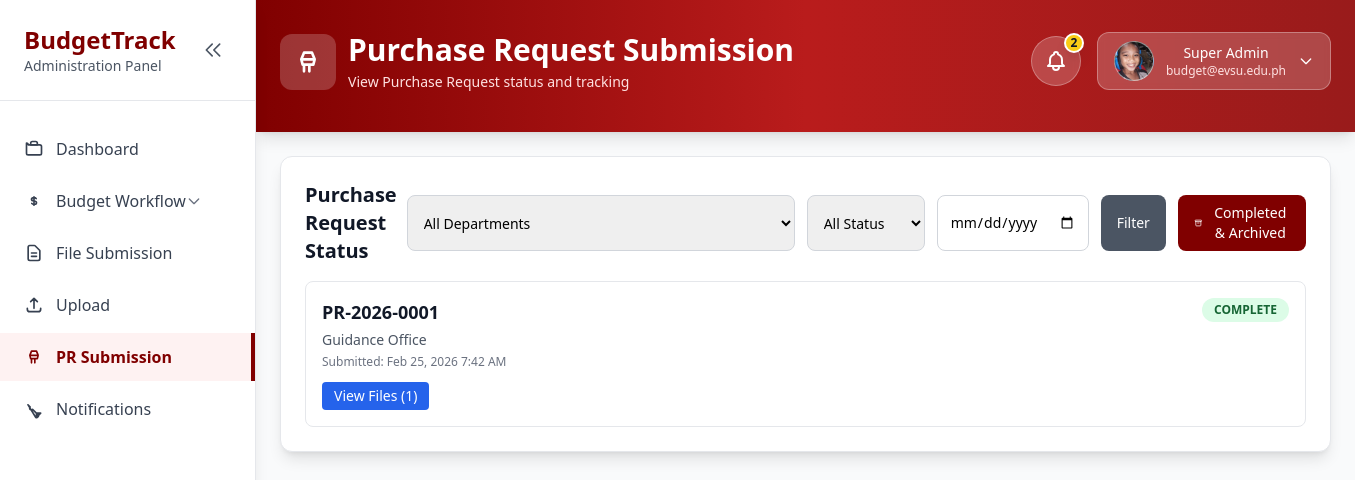
/pages/admin_pr_submission.php (signed in), run on the app's committed database.
### tables this page shows
CREATE TABLE `purchase_requests` (
  `id` int(11) NOT NULL,
  `pr_number` varchar(50) NOT NULL,
  `procurement_user_id` int(11) NOT NULL,
  `department_id` int(11) NOT NULL,
  `status` enum('pending','processing','delivered','received','complete') DEFAULT 'pending',
  `fiscal_year` year(4) NOT NULL,
  `submitted_at` timestamp NOT NULL DEFAULT current_timestamp(),
  `processed_at` timestamp NULL DEFAULT NULL,
  `delivered_at` timestamp NULL DEFAULT NULL,
  `received_at` timestamp NULL DEFAULT NULL,
  `completed_at` timestamp NULL DEFAULT NULL,
  `notes` text DEFAULT NULL,
  `ppmp_item_id` int(11) DEFAULT NULL COMMENT 'Reference to ppmp_items.id',
  `ppmp_id` int(11) DEFAULT NULL COMMENT 'Reference to ppmp.id',
  `ppmp_description` text DEFAULT NULL COMMENT 'Formatted PPMP item description'
);

CREATE TABLE `departments` (
  `id` int(11) NOT NULL,
  `dept_name` varchar(100) NOT NULL,
  `dept_code` varchar(20) NOT NULL,
  `fiduciary_type` enum('Fiduciary','Non-Fiduciary') DEFAULT 'Non-Fiduciary',
  `parent_department_id` int(11) DEFAULT NULL,
  `dept_description` text DEFAULT NULL,
  `is_active` tinyint(1) DEFAULT 1,
  `created_at` timestamp NOT NULL DEFAULT current_timestamp(),
  `updated_at` timestamp NOT NULL DEFAULT current_timestamp() ON UPDATE current_timestamp()
);

### config/database.php (called while the page is built, shortened)
<?php
class Database {
    private $host = 'localhost';
    private $db_name = 'budgettrack_db';
    private $username = 'root';
    private $password = '';
    public function getConnection() {
        $this->conn = null;
        try {
            $this->conn = new PDO(
                "mysql:host=" . $this->host . ";dbname=" . $this->db_name . ";charset=utf8",
                $this->username,
                $this->password,
                array(
                    PDO::ATTR_ERRMODE => PDO::ERRMODE_EXCEPTION,
                    PDO::ATTR_DEFAULT_FETCH_MODE => PDO::FETCH_ASSOC,
                    PDO::ATTR_EMULATE_PREPARES => false
                )
            );
        } catch(PDOException $exception) {
            error_log("Database connection error: " . $exception->getMessage());
            if (defined('DEBUG') && DEBUG) {
                echo "Connection error: " . $exception->getMessage();
            } else {
                echo "Database connection failed. Please contact the administrator.";
            }
            return null;
        }
        return $this->conn;
    }
}
function getDB() {
    static $db = null;
    if ($db === null) {
        $database = new Database();
        $db = $database->getConnection();
    }
    return $db;
}
?>

### classes/PurchaseRequest.php (called while the page is built, shortened)
<?php
require_once __DIR__ . '/../config/database.php';
class PurchaseRequest {
    private $conn;
    private $table_name = 'purchase_requests';
    private $files_table = 'purchase_request_files';
    public function __construct() {
        $this->conn = getDB();
    }
    public function getPRsForProcurement($filters = []) {
        $query = "SELECT pr.*, d.dept_name,
                  (SELECT COUNT(*) FROM " . $this->files_table . " WHERE purchase_request_id = pr.id) as file_count
                  FROM " . $this->table_name . " pr
                  LEFT JOIN departments d ON pr.department_id = d.id
                  WHERE 1=1";
        $params = [];
        $query .= " ORDER BY pr.submitted_at DESC";
        $stmt = $this->conn->prepare($query);
        $stmt->execute();
        return $stmt->fetchAll(PDO::FETCH_ASSOC);
    }
    public function getArchivedPRsForProcurement($filters = []) {
        $query = "SELECT pr.*, d.dept_name,
                  (SELECT COUNT(*) FROM " . $this->files_table . " WHERE purchase_request_id = pr.id) as file_count
                  FROM " . $this->table_name . " pr
                  LEFT JOIN departments d ON pr.department_id = d.id
                  WHERE pr.status = 'complete'";
        $params = [];
        $query .= " ORDER BY pr.completed_at DESC";
        $stmt = $this->conn->prepare($query);
        $stmt->execute();
        return $stmt->fetchAll(PDO::FETCH_ASSOC);
    }
}
?>

### pages/admin_pr_submission.php (the view, shortened to what this page needs)
<?php
require_once __DIR__ . '/../classes/PurchaseRequest.php';
include __DIR__ . '/../components/profile_avatar.php';
$username = $_SESSION['user_name'] ?? 'Administrator';
$userEmail = $_SESSION['user_email'] ?? '';
$pr = new PurchaseRequest();
$filters = [];
$allPRs = $pr->getPRsForProcurement($filters);
$filteredPRs = array_filter($allPRs, function($pr) {
    return in_array($pr['status'], ['processing', 'delivered', 'complete']);
});
$archivedFilters = [];
$archivedPRs = $pr->getArchivedPRsForProcurement($archivedFilters);
?>
<!DOCTYPE html>
<html lang="en">
<head>
    <script src="https://cdn.tailwindcss.com"></script>
</head>
<body class="bg-gray-50 font-inter">
    <div class="flex min-h-screen">
        <?php include __DIR__ . '/../components/admin_sidebar.php'; ?>
        <div class="flex-1 flex flex-col" data-main-content>
            <div class="bg-gradient-to-r from-maroon via-red-700 to-red-800 shadow-lg">
                <div class="px-6 py-8">
                    <div class="flex flex-wrap items-start justify-between gap-4">
                        <div class="text-white">
                            <div class="flex items-center gap-3 mb-2">
                                <div class="bg-white bg-opacity-20 rounded-xl p-3">
                                    <svg class="w-8 h-8" fill="none" stroke="currentColor" viewBox="0 0 24 24">
                                        <path stroke-linecap="round" stroke-linejoin="round" stroke-width="2" d="M9 5h6l2 5H7l2-5zM7 10l1 4h8l1-4m-4 5v4m-4-4v4"></path>
                                    </svg>
                                </div>
                                <div>
                                    <h1 class="text-3xl font-bold mb-1">Purchase Request Submission</h1>
                                    <p class="text-red-100 text-sm">View Purchase Request status and tracking</p>
                                </div>
                            </div>
                        </div>
                        <div class="flex items-center space-x-4">
                            <?php include __DIR__ . '/../components/notification_bell.php'; ?>
                            <div class="relative">
                                <button onclick="toggleProfileDropdown()" class="flex items-center space-x-3 bg-white bg-opacity-20 backdrop-blur-sm px-4 py-2 rounded-xl hover:bg-opacity-30 transition-colors border border-white border-opacity-30">
                                    <div class="text-white text-sm">
                                        <div class="font-medium"><?php echo htmlspecialchars($username); ?></div>
                                        <div class="text-xs text-red-100"><?php echo htmlspecialchars($userEmail); ?></div>
                                    </div>
                                    <svg class="w-4 h-4 text-white" fill="none" stroke="currentColor" viewBox="0 0 24 24">
                                        <path stroke-linecap="round" stroke-linejoin="round" stroke-width="2" d="M19 9l-7 7-7-7"></path>
                                    </svg>
                                </button>
                            </div>
                        </div>
                    </div>
                </div>
            </div>
            <div class="flex-1 p-6 space-y-6">
                <div class="bg-white rounded-xl shadow-lg border border-gray-200 p-6">
                    <div class="flex justify-between items-center mb-4">
                        <h2 class="text-xl font-bold text-gray-900">Purchase Request Status</h2>
                        <div class="flex gap-3">
                            <select id="filterDepartment" onchange="filterPRs()" class="border border-gray-300 rounded-lg px-3 py-2 text-sm">
                                <option value="">All Departments</option>
                            </select>
                            <select id="filterStatus" onchange="filterPRs()" class="border border-gray-300 rounded-lg px-3 py-2 text-sm">
                                <option value="">All Status</option>
                            </select>
                            <input type="date" id="filterDate" value="<?php echo isset($_GET['date']) ? htmlspecialchars($_GET['date']) : ''; ?>" onchange="filterPRs()" class="border border-gray-300 rounded-lg px-3 py-2 text-sm">
                            <button onclick="filterPRs()" class="px-4 py-2 bg-gray-600 text-white rounded-lg hover:bg-gray-700 text-sm">Filter</button>
                            <button onclick="openArchivedModal()" class="px-4 py-2 bg-maroon text-white rounded-lg hover:bg-maroon-dark text-sm flex items-center gap-2">
                                <svg class="w-4 h-4" fill="none" stroke="currentColor" viewBox="0 0 24 24">
                                    <path stroke-linecap="round" stroke-linejoin="round" stroke-width="2" d="M5 8h14M5 8a2 2 0 110-4h14a2 2 0 110 4M5 8v10a2 2 0 002 2h10a2 2 0 002-2V8m-9 4h4"></path>
                                </svg>
                                Completed & Archived
                            </button>
                        </div>
                    </div>
                    <?php if (empty($filteredPRs)): ?>
                        <div class="text-center py-8 text-gray-500">
                            <p>No purchase requests found.</p>
                        </div>
                    <?php else: ?>
                        <div class="space-y-4">
                            <?php foreach ($filteredPRs as $prItem):
                                $statusColors = [
                                    'processing' => 'bg-blue-100 text-blue-800',
                                    'delivered' => 'bg-purple-100 text-purple-800',
                                    'complete' => 'bg-green-100 text-green-800'
                                ];
                                $statusColor = $statusColors[$prItem['status']] ?? 'bg-gray-100 text-gray-800';
                            ?>
                                <div class="border border-gray-200 rounded-lg p-4 hover:shadow-md transition-shadow">
                                    <div class="flex justify-between items-start mb-3">
                                        <div>
                                            <h3 class="font-semibold text-gray-900 text-lg"><?php echo htmlspecialchars($prItem['pr_number']); ?></h3>
                                            <p class="text-sm text-gray-600 mt-1"><?php echo htmlspecialchars($prItem['dept_name'] ?? 'Unknown Department'); ?></p>
                                            <p class="text-xs text-gray-500 mt-1">Submitted: <?php echo date('M j, Y g:i A', strtotime($prItem['submitted_at'])); ?></p>
                                        </div>
                                        <span class="px-3 py-1 rounded-full text-xs font-semibold <?php echo $statusColor; ?>">
                                            <?php echo strtoupper($prItem['status']); ?>
                                        </span>
                                    </div>
                                    <div class="flex gap-2 flex-wrap">
                                        <button onclick="viewPRFiles(<?php echo $prItem['id']; ?>)" class="px-3 py-1 bg-blue-600 text-white rounded text-sm hover:bg-blue-700">
                                            View Files (<?php echo $prItem['file_count']; ?>)
                                        </button>
                                    </div>
                                </div>
                            <?php endforeach; ?>
                        </div>
                    <?php endif; ?>
                </div>
            </div>
        </div>
    </div>
</body>
</html>

### components/admin_sidebar.php (style rules this page uses)
:root { --sidebar-expanded-width: 256px; --sidebar-collapsed-width: 80px; }
[data-main-content] { margin-left: var(--sidebar-expanded-width); transition: margin-left 0.3s ease; }

### pages/admin_pr_submission.php (style rules this page uses)
:root { --sidebar-expanded-width: 256px; --sidebar-collapsed-width: 80px; }
[data-main-content] { margin-left: var(--sidebar-expanded-width); }
[data-main-content].sidebar-ready { transition: margin-left 0.3s ease; }

### data on the page
purchase_requests: pr_number "PR-2026-0001", department.dept_name "Guidance Office", submitted_at "Feb 25, 2026 7:42 AM", status "COMPLETE", file_count "1"

### other printed values
$unreadCount "2"
$username "Super Admin"
$userEmail "budget@evsu.edu.ph"
